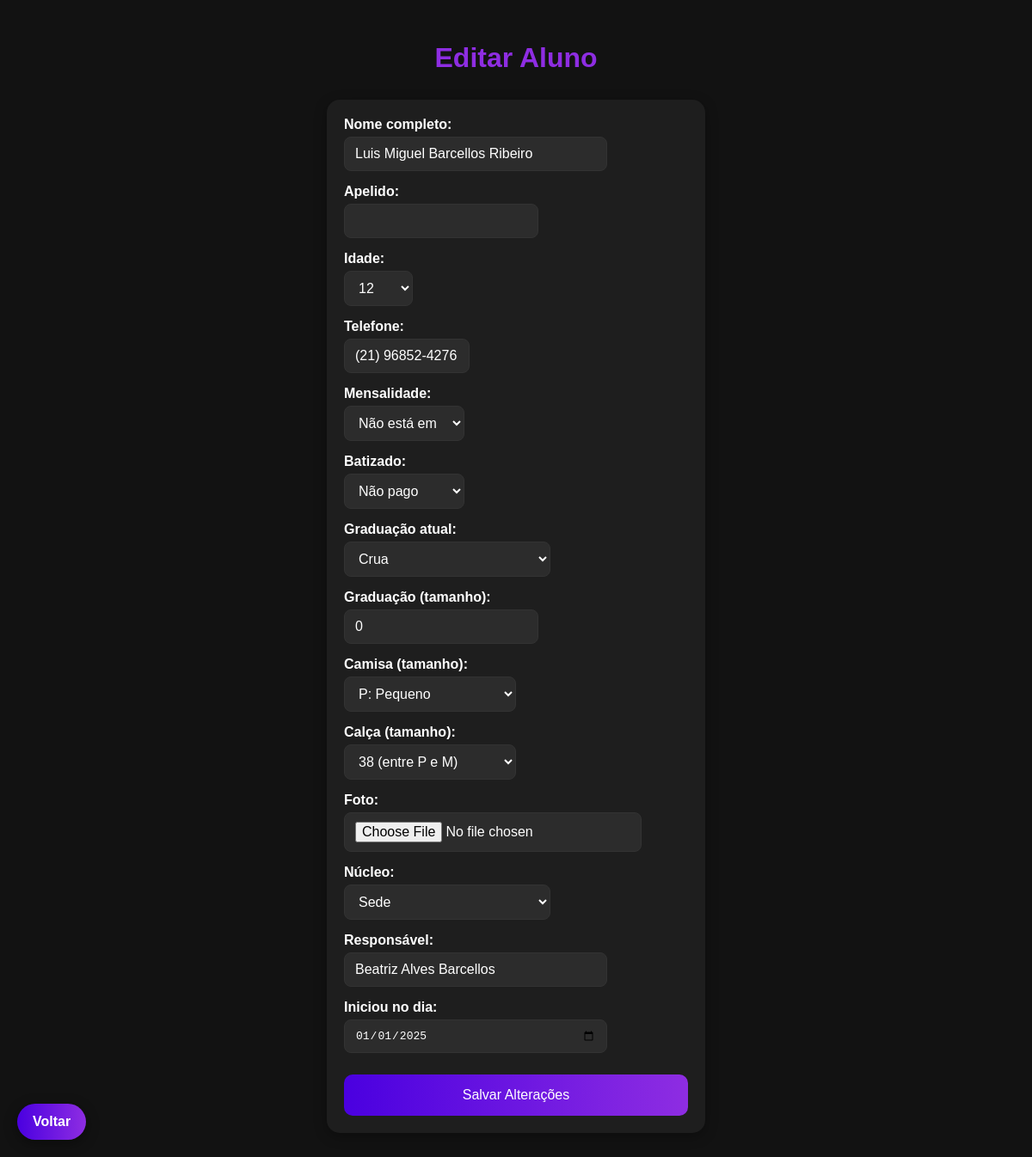
Screenshot of /editar/30 (signed in) with the database file from the repository.
### tables this page shows
CREATE TABLE usuarios (
            id INTEGER PRIMARY KEY AUTOINCREMENT,
            nome_completo TEXT NOT NULL,
            apelido TEXT,
            idade TEXT NOT NULL,
            telefone TEXT,
            mensalidade TEXT NOT NULL,
            batizado TEXT NOT NULL,
            graduacao_atual TEXT NOT NULL,
            graduacao_tamanho TEXT NOT NULL,
            camisa_tamanho TEXT,
            calsa_tamanho TEXT,
            foto TEXT,
            nucleo TEXT NOT NULL,
            responsavel TEXT,
            iniciou_no_dia TEXT
        );

### app.py (the view, shortened to what this page needs)
@app.route("/editar/<int:aluno_id>", methods=["GET", "POST"])
def editar(aluno_id):
    conn = conectar_banco()
    conn.row_factory = sqlite3.Row
    cursor = conn.cursor()
    cursor.execute("SELECT * FROM usuarios WHERE id = ?", (aluno_id,))
    aluno = cursor.fetchone()
    cursor.close()
    conn.close()
    return render_template("editar.html", aluno=aluno, graduacoes=graduacoes)

### app.py (called while the page is built)
def conectar_banco():
    return sqlite3.connect("database.db")

### templates/editar.html (shortened to what this page needs)
<!DOCTYPE html>
<html lang="pt-br">
<head>
</head>
<body>
    <h1>Editar Aluno</h1>
    <form method="POST" enctype="multipart/form-data">
        <div class="form-group">
            <label>Nome completo:</label>
            <input class="nome-completo" style="max-width: 70%;" type="text" name="nome_completo"
                value="{{ aluno.nome_completo }}" required>
        </div>
        <div class="form-group">
            <label>Apelido:</label>
            <input class="apelido" style="max-width: 50%;" type="text" name="apelido" value="{{ aluno.apelido }}">
        </div>
        <div class="form-group">
            <label>Idade:</label>
            <select class="idade" style="max-width: 20%;" name="idade" required>
                {% for i in range(1, 81) %}
                <option value="{{ i }}" {% if aluno.idade|string==i|string %}selected{% endif %}>{{ i }}</option>
                {% endfor %}
            </select>
        </div>
        <div class="form-group">
            <label>Telefone:</label>
            <input class="telefone" style="max-width: 30%;" type="text" name="telefone" maxlength="15"
                value="{{ aluno.telefone }}">
        </div>
        <div class="form-group">
            <label>Mensalidade:</label>
            <select class="mensalidade" style="max-width: 35%;" name="mensalidade" required>
                <option value="Não está em dia" {% if aluno.mensalidade=="Não está em dia" %}selected{% endif %}>Não
                    está em dia</option>
            </select>
        </div>
        <div class="form-group">
            <label>Batizado:</label>
            <select class="batizado" style="max-width: 35%;" name="batizado" required>
                <option value="Não pago" {% if aluno.batizado=="Não pago" %}selected{% endif %}>Não pago</option>
            </select>
        </div>
        <div class="form-group">
            <label>Graduação atual:</label>
            <select class="graduacao-atual" style="max-width: 60%;" name="graduacao_atual" required>
                {% for grupo, opcoes in graduacoes %}
                <optgroup label="{{ grupo }}">
                    {% for valor, nome in opcoes %}
                    <option value="{{ nome }}" {% if aluno.graduacao_atual==nome %}selected{% endif %}>{{ nome }}
                    </option>
                    {% endfor %}
                </optgroup>
                {% endfor %}
            </select>
        </div>
        <div class="form-group">
            <label>Graduação (tamanho):</label>
            <input style="max-width: 50%;" type="text" name="graduacao_tamanho" value="{{ aluno.graduacao_tamanho }}"
                required>
        </div>
        <div class="form-group">
            <label for="camisa_tamanho">Camisa (tamanho):</label>
            <select class="camisa form-control" style="max-width: 50%;" name="camisa_tamanho" id="camisa_tamanho">
                <optgroup label="Adulto">
                    <option value="P" {% if aluno.camisa_tamanho=="P" %}selected{% endif %}>P: Pequeno</option>
                </optgroup>
            </select>
        </div>
        <div class="form-group">
            <label>Calça (tamanho):</label>
            <select class="calca form-control" style="max-width: 50%;" name="calsa_tamanho">
                <option value="38-P/M" {% if aluno.calsa_tamanho=="38-P/M" %}selected{% endif %}>38 (entre P e M)
                </option>
            </select>
        </div>
        <div class="form-group">
            <label>Foto:</label>
            <input class="foto" style="max-width: 80%;" type="file" name="foto" accept="image/*">
        </div>
        <div class="form-group">
            <label>Núcleo:</label>
            <select style="max-width: 60%;" name="nucleo" required>
                {% set opcoes_nucleo = ['Sede', 'Lions Clube', 'C.E. Nova Piam', 'C.S. Padre Zegri', 'E.F. Espaço
                Verde', 'Paciência'] %}
                {% for opcao in opcoes_nucleo %}
                <option value="{{ opcao }}" {% if aluno.nucleo==opcao %}selected{% endif %}>{{ opcao }}</option>
                {% endfor %}
            </select>
        </div>
        <div class="form-group">
            <label>Responsável:</label>
            <input class="responsavel" style="max-width: 70%;" type="text" name="responsavel"
                value="{{ aluno.responsavel }}">
        </div>
        <div class="form-group">
            <label>Iniciou no dia:</label>
            <input style="max-width: 70%;" type="date" name="iniciou_no_dia" value="{{ aluno.iniciou_no_dia }}">
        </div>
        <button type="submit">Salvar Alterações</button>
    </form>
    <a href="{{ url_for('index') }}" class="btn-flutuante-voltar">Voltar</a>
</body>
</html>

### templates/editar.html (style rules this page uses)
body { font-family: Arial, sans-serif; background: #121212; color: #fff; padding: 20px; }
h1 { text-align: center; color: #8E2DE2; margin-bottom: 30px; }
form { background: #1E1E1E; padding: 20px; border-radius: 15px; max-width: 400px; margin: auto; box-shadow: 0 4px 15px rgba(0, 0, 0, 0.3); }
.form-group { margin-bottom: 15px; }
label { display: block; margin-bottom: 5px; font-weight: bold; }
input, select { width: 100%; max-width: 100%; padding: 10px 12px; border-radius: 8px; border: 1px solid #333; background: #2c2c2c; color: #fff; font-size: 1em; }
input::placeholder { color: #aaa; }
button { width: 100%; padding: 15px; background: linear-gradient(to right, #4A00E0, #8E2DE2); color: white; font-size: 16px; border: none; border-radius: 10px; cursor: pointer; transition: 0.3s; margin-top: 10px; outline: none; }
.btn-flutuante-voltar { position: fixed; bottom: 20px; left: 20px; background: linear-gradient(to right, #4A00E0, #8E2DE2); color: #fff; padding: 12px 18px; border-radius: 50px; font-weight: bold; text-decoration: none; box-shadow: 0 4px 15px rgba(0, 0, 0, 0.4); transition: 0.3s; outline: none; }

### rows the page displays
usuarios: nome_completo "Luis Miguel Barcellos Ribeiro", idade "12", telefone "(21) 96852-4276", mensalidade "Não está em dia", batizado "Não pago", graduacao_atual "Crua", graduacao_tamanho "0", camisa_tamanho "P: Pequeno", calsa_tamanho "38 (entre P e M)", nucleo "Sede", responsavel "Beatriz Alves Barcellos", iniciou_no_dia "01/01/2025"
